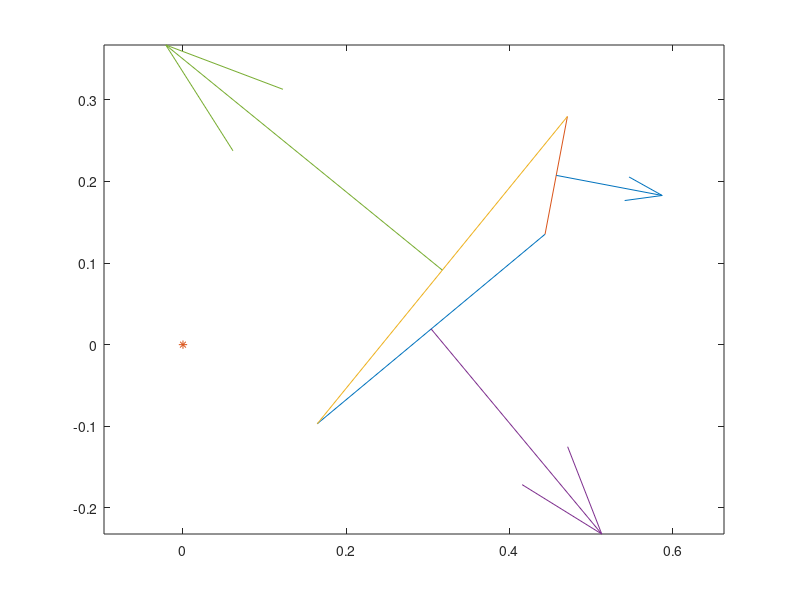

Reproduce this figure in MATLAB. (Note: this script raises an error after producing the figure.)
% Test de l'idée de l'initégrale à poids sur un triangle ......

clear all
close all

rhos = rand(1,3);
phis = 2*pi*(rand(1,3)-1/2);

ABC = [rhos.*cos(phis); rhos.*sin(phis)];

A = ABC(:,1);
B = ABC(:,2);
C = ABC(:,3);

% Plot the triangle

plot([A(1),B(1)],[A(2),B(2)]);
hold on
plot([B(1),C(1)],[B(2),C(2)]);
plot([A(1),C(1)],[A(2),C(2)]);

% Détermination des variableflecheC = AB/2 + nC;s phi_A, phi_B, phi_C

phis_guess = atan2(ABC(2,:),ABC(1,:));

% Normales orientées aléatoirement pour commencer :
rotation = [0 -1;1,0];
AB = B-A; nC = rotation*AB;
BC = C-B; nA = rotation*BC;
CA = A-C; nB = rotation*CA;

if sum(AB.*nA) < 0
    nA = -nA;
end

if sum(BC.*nB) < 0
    nB = -nB;
end

if sum(CA.*nC) < 0
    nC = -nC;
end

quiver(A(1)/2 + B(1)/2,A(2)/2 + B(2)/2,nC(1),nC(2));
quiver(B(1)/2 + C(1)/2,B(2)/2 + C(2)/2,nA(1),nA(2));
quiver(C(1)/2 + A(1)/2,C(2)/2 + A(2)/2,nB(1),nB(2));


% Test if O is in the triangle: 
inside = and(and(sum(B.*nC)>=0,sum(C.*nA)>=0),sum(A.*nB)>=0);
disp(inside);

plot(0,0,'*');
axis equal


% If it is inside the triangle, we integrate in each of the three inner
% triangles OAB, OBC and OCA. 

% Triangle OAB

phiA = phis_guess(1);
phiB = phis_guess(2);

[phim,argm] = min([phiA,phiB]);
[phiM,argM] = max([phiA,phiB]);

rhoAB = [rhos(1),rhos(2)];
rho0 = rhoAB(argm);

% Gauss and quadrature points in phi
NquadPhi = 4;
Nquadrho = 3;
[phi,wphi] = Gauss_Legendre1D(NquadPhi,phim,phiM);
for i = 1:NquadPhi
    % Determine rhoMax(phi)
    rhoMax = sum(A.*nC)/sum([cos(phi(i));sin(phi(i))].*nC);
    plot([0,rhoMax*cos(phi(i))],[0,rhoMax*sin(phi(i))],'--');
    % Build the quadrature in rho: 
    [theta_i,wi] = Gauss_Legendre1D(Nquadrho,acos(rhoMax),pi/2);
    wphi_rho = wphi(i)*(wi.*cos(theta_i));
    rho_i = cos(theta_i);
    plot(rho_i*cos(phi(i)),rho_i*sin(phi(i)),'x')
end




